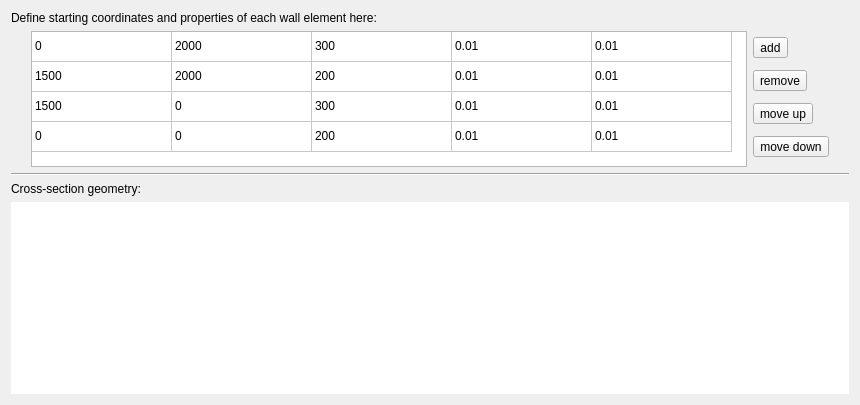
        <widget class="QWidget" name="tab_geometry">
         <attribute name="title">
          <string>Geometry</string>
         </attribute>
         <layout class="QGridLayout" name="gridLayout">
          <item row="0" column="0">
           <layout class="QVBoxLayout" name="verticalLayout_4">
            <item>
             <widget class="QLabel" name="label">
              <property name="font">
               <font>
                <pointsize>9</pointsize>
               </font>
              </property>
              <property name="text">
               <string>&lt;html&gt;&lt;head/&gt;&lt;body&gt;&lt;p&gt;Define starting coordinates and properties of each wall element here:&lt;/p&gt;&lt;/body&gt;&lt;/html&gt;</string>
              </property>
             </widget>
            </item>
            <item>
             <layout class="QHBoxLayout" name="horizontalLayout_7">
              <item>
               <spacer name="horizontalSpacer_5">
                <property name="orientation">
                 <enum>Qt::Horizontal</enum>
                </property>
                <property name="sizeType">
                 <enum>QSizePolicy::Preferred</enum>
                </property>
                <property name="sizeHint" stdset="0">
                 <size>
                  <width>20</width>
                  <height>20</height>
                 </size>
                </property>
               </spacer>
              </item>
              <item>
               <widget class="QTableWidget" name="coordinates_tableWidget">
                <property name="sizePolicy">
                 <sizepolicy hsizetype="Fixed" vsizetype="Fixed">
                  <horstretch>0</horstretch>
                  <verstretch>0</verstretch>
                 </sizepolicy>
                </property>
                <property name="layoutDirection">
                 <enum>Qt::LeftToRight</enum>
                </property>
                <property name="inputMethodHints">
                 <set>Qt::ImhDigitsOnly</set>
                </property>
                <property name="frameShape">
                 <enum>QFrame::StyledPanel</enum>
                </property>
                <property name="frameShadow">
                 <enum>QFrame::Sunken</enum>
                </property>
                <property name="sizeAdjustPolicy">
                 <enum>QAbstractScrollArea::AdjustToContents</enum>
                </property>
                <property name="editTriggers">
                 <set>QAbstractItemView::AllEditTriggers</set>
                </property>
                <property name="dragEnabled">
                 <bool>true</bool>
                </property>
                <property name="alternatingRowColors">
                 <bool>false</bool>
                </property>
                <property name="selectionBehavior">
                 <enum>QAbstractItemView::SelectItems</enum>
                </property>
                <property name="gridStyle">
                 <enum>Qt::SolidLine</enum>
                </property>
                <property name="sortingEnabled">
                 <bool>false</bool>
                </property>
                <attribute name="horizontalHeaderVisible">
                 <bool>false</bool>
                </attribute>
                <attribute name="horizontalHeaderCascadingSectionResizes">
                 <bool>true</bool>
                </attribute>
                <attribute name="horizontalHeaderDefaultSectionSize">
                 <number>140</number>
                </attribute>
                <attribute name="horizontalHeaderShowSortIndicator" stdset="0">
                 <bool>false</bool>
                </attribute>
                <attribute name="horizontalHeaderStretchLastSection">
                 <bool>false</bool>
                </attribute>
                <attribute name="verticalHeaderVisible">
                 <bool>false</bool>
                </attribute>
                <attribute name="verticalHeaderCascadingSectionResizes">
                 <bool>true</bool>
                </attribute>
                <attribute name="verticalHeaderShowSortIndicator" stdset="0">
                 <bool>false</bool>
                </attribute>
                <attribute name="verticalHeaderStretchLastSection">
                 <bool>false</bool>
                </attribute>
                <row>
                 <property name="text">
                  <string>Node no. 1</string>
                 </property>
                </row>
                <row>
                 <property name="text">
                  <string>Node no. 2</string>
                 </property>
                </row>
                <row>
                 <property name="text">
                  <string>Node no. 3</string>
                 </property>
                </row>
                <row>
                 <property name="text">
                  <string>Node no. 4</string>
                 </property>
                </row>
                <column>
                 <property name="text">
                  <string>Y-coordinate [mm]</string>
                 </property>
                </column>
                <column>
                 <property name="text">
                  <string>Z-coordinate [mm]</string>
                 </property>
                </column>
                <column>
                 <property name="text">
                  <string>Wall thickness [mm]</string>
                 </property>
                </column>
                <column>
                 <property name="text">
                  <string>Reinf. ratio long. [-]</string>
                 </property>
                </column>
                <column>
                 <property name="text">
                  <string>Reinf. ratio trans. [-]</string>
                 </property>
                </column>
                <item row="0" column="0">
                 <property name="text">
                  <string>0</string>
                 </property>
                </item>
                <item row="0" column="1">
                 <property name="text">
                  <string>2000</string>
                 </property>
                </item>
                <item row="0" column="2">
                 <property name="text">
                  <string>300</string>
                 </property>
                </item>
                <item row="0" column="3">
                 <property name="text">
                  <string>0.01</string>
                 </property>
                </item>
                <item row="0" column="4">
                 <property name="text">
                  <string>0.01</string>
                 </property>
                </item>
                <item row="1" column="0">
                 <property name="text">
                  <string>1500</string>
                 </property>
                </item>
                <item row="1" column="1">
                 <property name="text">
                  <string>2000</string>
                 </property>
                </item>
                <item row="1" column="2">
                 <property name="text">
                  <string>200</string>
                 </property>
                </item>
                <item row="1" column="3">
                 <property name="text">
                  <string>0.01</string>
                 </property>
                </item>
                <item row="1" column="4">
                 <property name="text">
                  <string>0.01</string>
                 </property>
                </item>
                <item row="2" column="0">
                 <property name="text">
                  <string>1500</string>
                 </property>
                </item>
                <item row="2" column="1">
                 <property name="text">
                  <string>0</string>
                 </property>
                </item>
                <item row="2" column="2">
                 <property name="text">
                  <string>300</string>
                 </property>
                </item>
                <item row="2" column="3">
                 <property name="text">
                  <string>0.01</string>
                 </property>
                </item>
                <item row="2" column="4">
                 <property name="text">
                  <string>0.01</string>
                 </property>
                </item>
                <item row="3" column="0">
                 <property name="text">
                  <string>0</string>
                 </property>
                </item>
                <item row="3" column="1">
                 <property name="text">
                  <string>0</string>
                 </property>
                </item>
                <item row="3" column="2">
                 <property name="text">
                  <string>200</string>
                 </property>
                </item>
                <item row="3" column="3">
                 <property name="text">
                  <string>0.01</string>
                 </property>
                </item>
                <item row="3" column="4">
                 <property name="text">
                  <string>0.01</string>
                 </property>
                </item>
               </widget>
              </item>
              <item>
               <layout class="QVBoxLayout" name="verticalLayout_5">
                <item>
                 <widget class="QToolButton" name="addRowButton">
                  <property name="toolTip">
                   <string>Insert new row at the bottom</string>
                  </property>
                  <property name="text">
                   <string>add</string>
                  </property>
                  <property name="icon">
                   <iconset resource="resources.qrc">
                    <normaloff>:/Icons/resources/add_icon.png</normaloff>:/Icons/resources/add_icon.png</iconset>
                  </property>
                 </widget>
                </item>
                <item>
                 <widget class="QToolButton" name="removeRowButton">
                  <property name="toolTip">
                   <string>Remove selected row</string>
                  </property>
                  <property name="text">
                   <string>remove</string>
                  </property>
                  <property name="icon">
                   <iconset resource="resources.qrc">
                    <normaloff>:/Icons/resources/minus_icon.png</normaloff>:/Icons/resources/minus_icon.png</iconset>
                  </property>
                 </widget>
                </item>
                <item>
                 <widget class="QToolButton" name="moveUpRowButton">
                  <property name="toolTip">
                   <string>Move selected row up</string>
                  </property>
                  <property name="text">
                   <string>move up</string>
                  </property>
                  <property name="icon">
                   <iconset resource="resources.qrc">
                    <normaloff>:/Icons/resources/up_icon.png</normaloff>:/Icons/resources/up_icon.png</iconset>
                  </property>
                 </widget>
                </item>
                <item>
                 <widget class="QToolButton" name="moveDownRowButton">
                  <property name="toolTip">
                   <string>Move selected row down</string>
                  </property>
                  <property name="text">
                   <string>move down</string>
                  </property>
                  <property name="icon">
                   <iconset resource="resources.qrc">
                    <normaloff>:/Icons/resources/down_icon.png</normaloff>:/Icons/resources/down_icon.png</iconset>
                  </property>
                 </widget>
                </item>
               </layout>
              </item>
              <item>
               <spacer name="horizontalSpacer">
                <property name="orientation">
                 <enum>Qt::Horizontal</enum>
                </property>
                <property name="sizeHint" stdset="0">
                 <size>
                  <width>20</width>
                  <height>20</height>
                 </size>
                </property>
               </spacer>
              </item>
             </layout>
            </item>
            <item>
             <widget class="Line" name="line">
              <property name="orientation">
               <enum>Qt::Horizontal</enum>
              </property>
             </widget>
            </item>
            <item>
             <widget class="QLabel" name="label_2">
              <property name="font">
               <font>
                <pointsize>9</pointsize>
               </font>
              </property>
              <property name="text">
               <string>Cross-section geometry:</string>
              </property>
             </widget>
            </item>
            <item>
             <layout class="QHBoxLayout" name="horizontalLayout_9">
              <item>
               <widget class="MyGeometryView" name="graphicsViewGeometry">
                <property name="frameShape">
                 <enum>QFrame::NoFrame</enum>
                </property>
                <property name="lineWidth">
                 <number>1</number>
                </property>
               </widget>
              </item>
             </layout>
            </item>
           </layout>
          </item>
         </layout>
        </widget>
